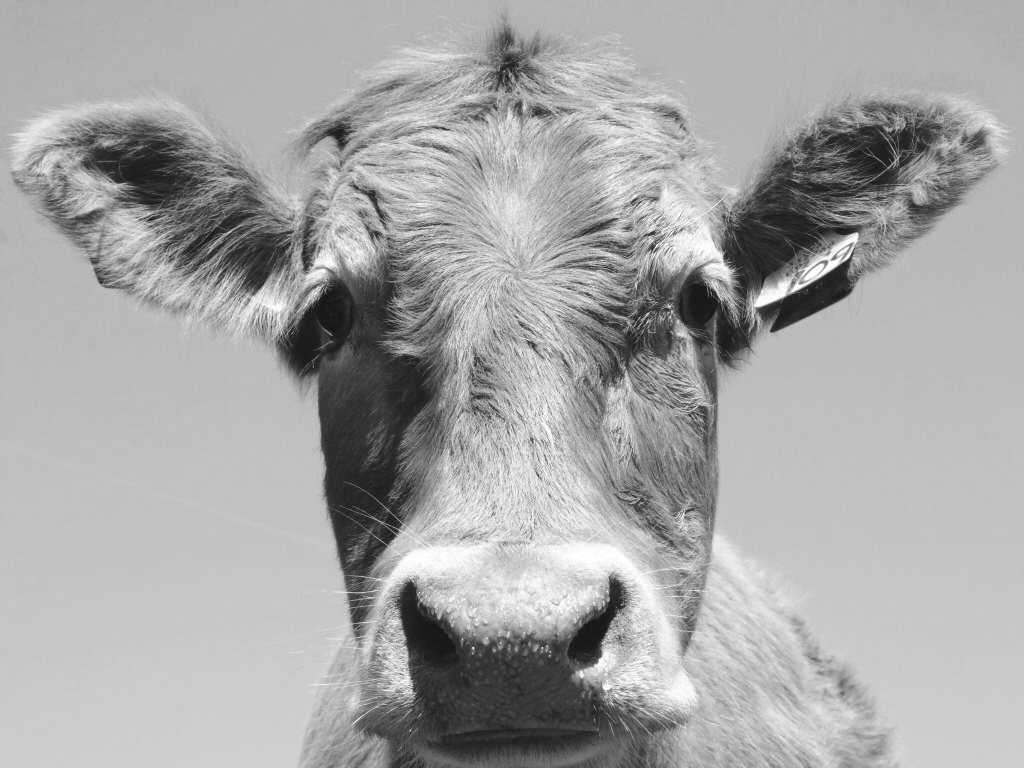
#> input picture Digital_image_processing/DCT_and_FFT/cow.png, 1024 x 768 px
$ python oblig2_oppgave1.py
#> lines starting #> are read from the running program, lines starting #| are printed output that depends on the picture
import numpy as np
import matplotlib.pyplot as plt
import imageio
import math
import time
from numpy.fft import fft2
from scipy import signal
import cv2
import matplotlib as mb

# Task 1.1

image_cow = imageio.imread('cow.png', as_gray=True)
#> image_cow is the input picture: shape (768, 1024) float32; min 23, max 255, mean 166.6
cow_array = np.array(image_cow)
cow_fft = np.fft.fftshift(fft2(image_cow))

# SPATIAL DOMAIN FILTERING
#--------------------------------------------------------------------------------------#
mid_filter_spatial = np.ones((15,15))*(1/15**2)

spatial_cow = signal.convolve2d(image_cow, mid_filter_spatial, mode='same')
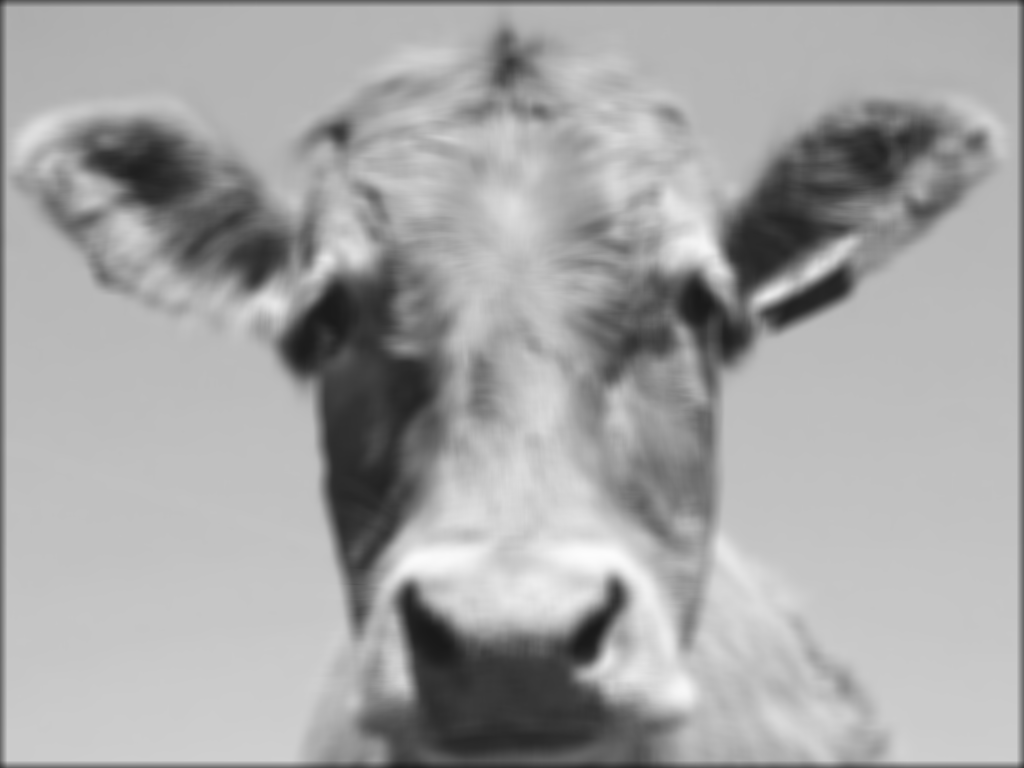
#> spatial_cow: shape (768, 1024) float64; min 25.21, max 252.7, mean 165.1

plt.show()
#--------------------------------------------------------------------------------------#

# FREQUENCY DOMAIN FILTERING
#--------------------------------------------------------------------------------------#

mid_filter_padded = np.zeros((image_cow.shape))
mid_filter_padded[377:392, 513:528] = mid_filter_spatial
mid_filter_frequency = np.fft.fftshift(fft2(mid_filter_padded))


phase  = np.angle(cow_fft)
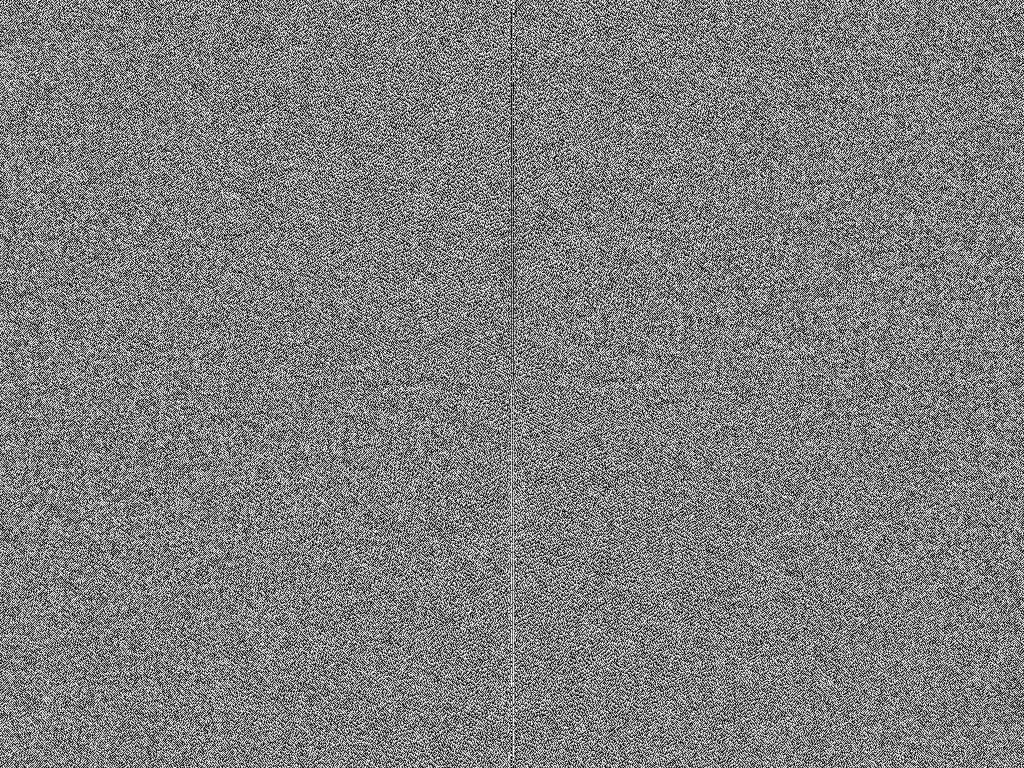
#> phase: shape (768, 1024) float64; min -3.14, max 3.14, mean 3.99e-06; drawn with min black and max white
magnitude = np.abs(cow_fft)
spectrum = np.log(abs(cow_fft))
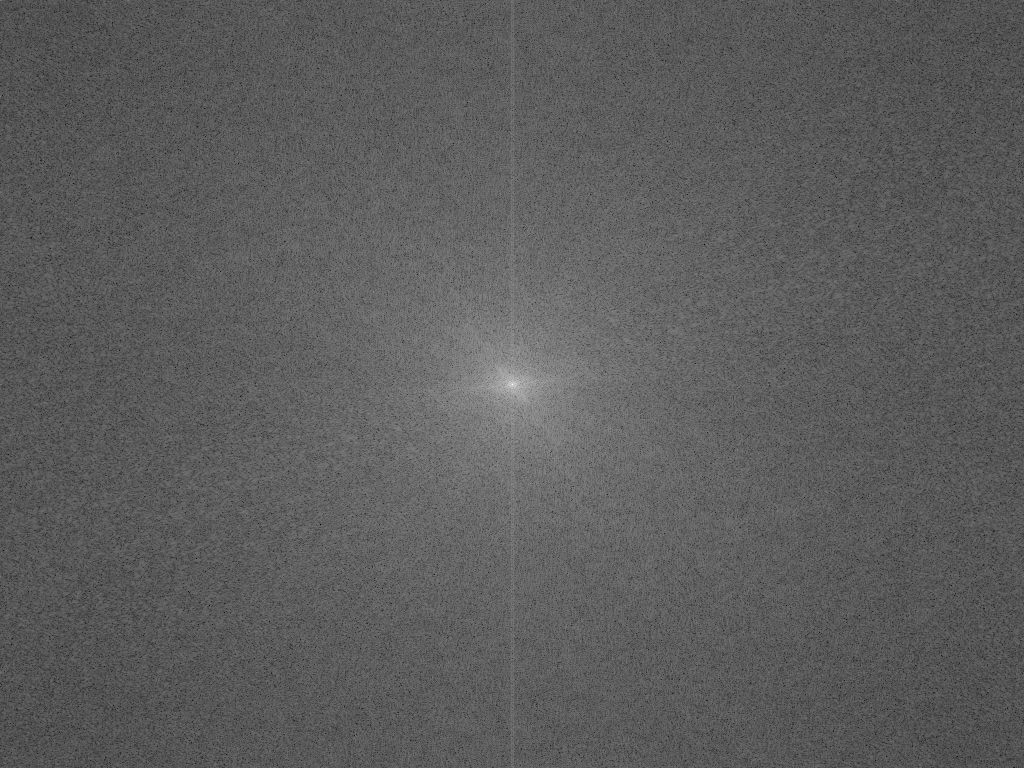
#> spectrum: shape (768, 1024) float64; min 3.06, max 18.69, mean 8.77; drawn with min black and max white

cow_conv_freq = np.multiply(cow_fft, mid_filter_frequency)

ifft_image = np.fft.ifft2((cow_conv_freq))
ifft_image = np.fft.ifftshift(ifft_image)
ifft_image2 = np.abs(ifft_image)
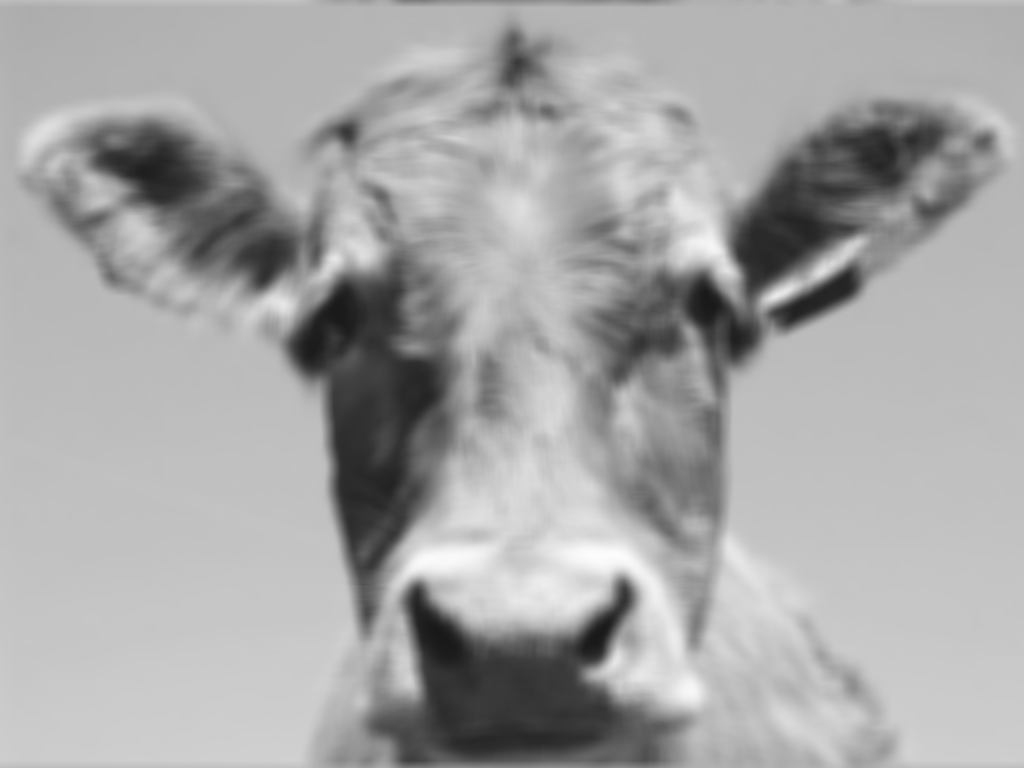
#> ifft_image2: shape (768, 1024) float64; min 25.21, max 252.7, mean 166.6
#--------------------------------------------------------------------------------------#

mid_filter_frequency = np.fft.fftshift((fft2(mid_filter_spatial,(768, 1024))))
cow_conv_freq = np.multiply(cow_fft, mid_filter_frequency)
return_image = np.fft.ifft2(cow_conv_freq)
ifft_image = np.abs(return_image)
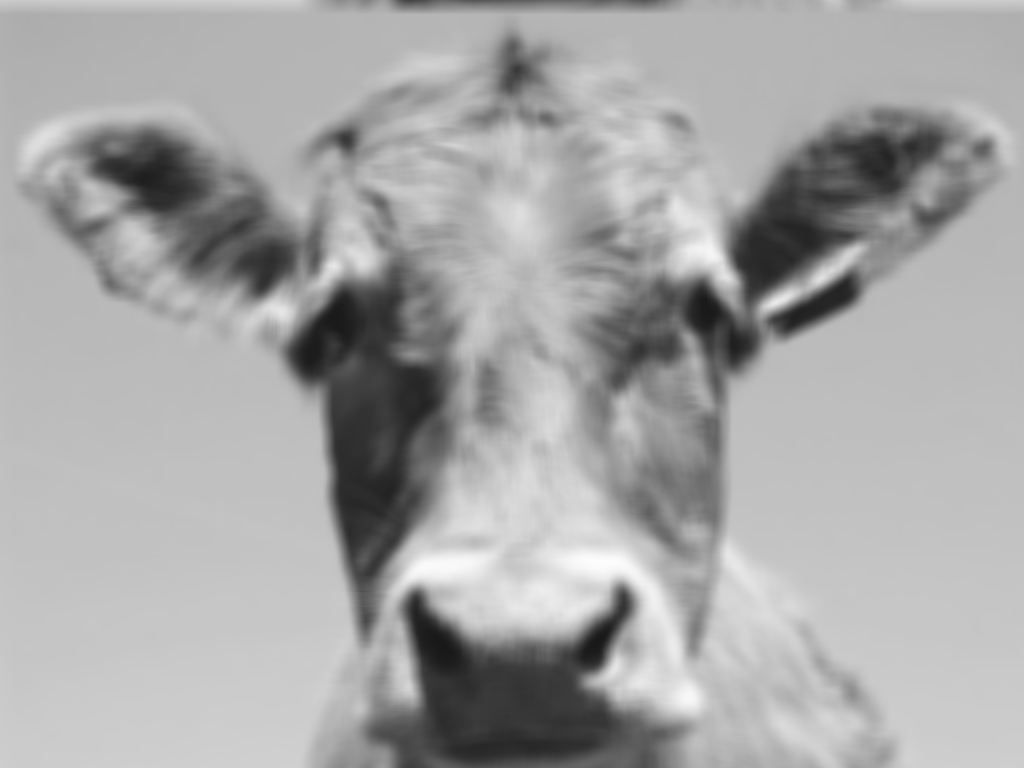
#> ifft_image: shape (768, 1024) float64; min 25.21, max 252.7, mean 166.6

fig, ax = plt.subplots(1,3)

ax[0].imshow(image_cow,cmap='gray',vmin=0,vmax=255,aspect='auto')
ax[1].imshow(spatial_cow,cmap='gray',vmin=0,vmax=255,aspect='auto')
ax[2].imshow(ifft_image,cmap='gray',vmin=0,vmax=255,aspect='auto')

ax[0].title.set_text('Original image')
ax[1].title.set_text('Spatial domain filtering')
ax[2].title.set_text('Frequency domain filtering')

plt.show()

# COMMENTS ON RESULTS - Task 1.2
#--------------------------------------------------------------------------------------#

"""
I.  Lowpass filtering using a mean filter when filtering in the spatial domain yields a
    picture containig dark borders. This is a result of using zero-padding on the borders,
    which results in lower values along the edges of the image. These phenomena is caused by
    calculating the intensity of each pixel as a sum of 15**2 pixels multiplied by 1/(15**2),
    and as such results in lower intesity values along the edges where most of the zeros
    recide.

II. When filtering in the frequency domain, the resulting picture has an odd thin upper edge.
    Looking closer it resembles the lower part of the our picture, but how can that be? Well, as
    it turns out that tranforming the picture and the filter kernel/function from spatial to
    frequency domain introduces periodicity (implicit). This results from the fact that the
    Discrete Fourier Transform of a function (image or filter kernel) is a sum of sines and cosines
    needed to aproximate the shape of the sampled functions in frequency domain. However all cosines
    and sines are continuous functions that swing with a given frequency. Thus a ''discontinuity''/wrap-
    around of the bottom part of the picture in its upper edge.

"""
#--------------------------------------------------------------------------------------#
# Task 1.3

filter_sizes = [1, 3, 5, 10, 15, 25, 50, 100]
spatial_filters = []

for i in range(len(filter_sizes)):
    size = filter_sizes[i]
    spatial_filters.append(np.ones((size, size))*(1/size**2))

frequency_filters = []
for j in range(len(spatial_filters)):
    kernel = spatial_filters[j]
    frequency_filters.append(np.fft.fftshift(fft2(kernel,(image_cow.shape[0],image_cow.shape[1]))))
#> kernel: shape (100, 100) float64; every value is 0.0001
#> (the run stopped early here; a loop or call above may not have finished)
